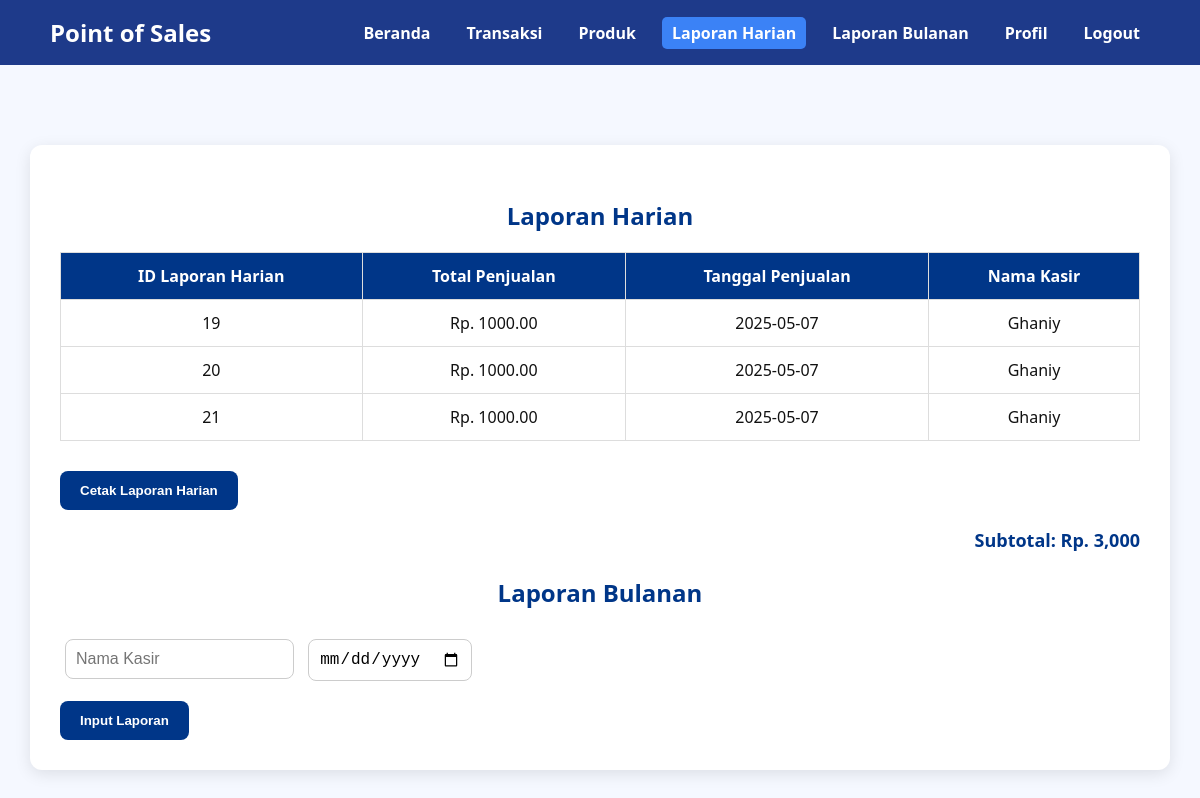
Screenshot of /laporan_harian.php with the database file from the repository.
### tables this page shows
CREATE TABLE `laporan_harian` (
  `id_laporan_harian` int(50) NOT NULL,
  `total_penjualan` decimal(10,2) NOT NULL,
  `tanggal_penjualan` date NOT NULL,
  `nama_kasir` varchar(255) NOT NULL,
  `id_user` int(50) NOT NULL
);

### laporan_harian.php (the view, shortened to what this page needs)
<?php
include 'koneksi.php';
$laporan = "SELECT * FROM laporan_harian";
$perintahlaporan = mysqli_query($koneksi, $laporan);
?>
<!DOCTYPE html>
<html lang="en">
<head>
    <link rel="stylesheet" href="css/navbar.css">
    <link rel="stylesheet" href="css/laporan.css">
</head>
<body>
<div class="navbar">
  <div class="nav-container">
    <div class="brand">Point of Sales</div>
    <div class="nav-links">
      <a href="home.php">Beranda</a>
      <a href="transaksi.php">Transaksi</a>
      <a href="produk.php">Produk</a>
      <a href="laporan_harian.php" class="active">Laporan Harian</a>
      <a href="laporan_bulanan.php">Laporan Bulanan</a>
      <a href="companyprofile.php">Profil</a>
      <a href="logout.php">Logout</a>
    </div>
  </div>
</div>
    <div class="laporanharian">
        <h3 class="judulharian">Laporan Harian</h3>
        <table border="1">
            <thead>
                <tr>
                    <th>ID Laporan Harian</th>
                    <th>Total Penjualan</th>
                    <th>Tanggal Penjualan</th>
                    <th>Nama Kasir</th>
                </tr>
            </thead>
            <tbody>
                <tr>
                    <?php while ($tampilkanlaporan = mysqli_fetch_assoc($perintahlaporan)) { ?>
                        <td><?= $tampilkanlaporan['id_laporan_harian']; ?></td>
                        <td>Rp. <?= $tampilkanlaporan['total_penjualan']; ?></td>
                        <td><?= $tampilkanlaporan['tanggal_penjualan']; ?></td>
                        <td><?= $tampilkanlaporan['nama_kasir']; ?></td>
                </tr>
            </tbody>
        <?php } ?>
        </table>
        <button onclick='window.location.href="./struklaporanharian.php"'>Cetak Laporan Harian</button>
        <?php
        $subtotal = "SELECT SUM(total_penjualan) AS total FROM laporan_harian";
        $perintahsub = mysqli_query($koneksi, $subtotal);
        $mintasub = mysqli_fetch_assoc($perintahsub);
        ?>
        <p>Subtotal: Rp. <?= number_format($mintasub['total'], 0, 2) ?></p>
        <h3 class="judulbulan">Laporan Bulanan</h3>
        <form action="" method="post">
            <input type="text" name="nama_kasir" placeholder="Nama Kasir">
            <input type="date" name="tanggal_penjualan"><br>
            <button type="submit" name="inputlaporanbulanan">Input Laporan</button>
        </form>
    </div>
</body>
</html>

### css/navbar.css (style rules this page uses)
body { margin: 0; font-family: "Segoe UI", sans-serif; background-color: #f0f4ff; color: #111; }
.navbar { background-color: #1e3a8a; color: white; padding: 1rem; }
.nav-container { max-width: 1100px; margin: auto; display: flex; justify-content: space-between; align-items: center; }
.nav-container .brand { font-weight: bold; font-size: 1.5rem; }
.nav-links { display: flex; gap: 1rem; }
.nav-links a { color: white; text-decoration: none; font-weight: bold; padding: 5px 10px; border-radius: 5px; }
.nav-links a:hover, .nav-links .active { background-color: #3b82f6; }

### css/laporan.css (style rules this page uses)
body { font-family: 'Segoe UI', Tahoma, Geneva, Verdana, sans-serif; background-color: #f5f8ff; margin: 0; padding: 0; }
.laporanharian { max-width: 90%; margin: 80px auto; background-color: #ffffff; padding: 30px; border-radius: 12px; box-shadow: 0 4px 16px rgba(0, 0, 0, 0.1); }
.judulharian, .judulbulan { text-align: center; font-size: 24px; color: #003688; margin-bottom: 20px; }
table { width: 100%; border-collapse: collapse; margin-bottom: 20px; }
table th, table td { padding: 12px 16px; border: 1px solid #ddd; text-align: center; font-size: 16px; }
table th { background-color: #003688; color: white; }
button { display: inline-block; padding: 12px 20px; margin-top: 10px; background-color: #003688; color: white; font-weight: bold; border: none; border-radius: 8px; cursor: pointer; transition: 0.3s; }
input[type="text"], input[type="date"] { padding: 10px; margin: 10px 5px; border-radius: 8px; border: 1px solid #ccc; font-size: 16px; }
p { font-size: 18px; font-weight: bold; text-align: right; color: #003688; }

### rows the page displays
laporan_harian: id_laporan_harian "19", total_penjualan "1000.00", tanggal_penjualan "2025-05-07", nama_kasir "Ghaniy"
laporan_harian: id_laporan_harian "20", total_penjualan "1000.00", tanggal_penjualan "2025-05-07", nama_kasir "Ghaniy"
laporan_harian: id_laporan_harian "21", total_penjualan "1000.00", tanggal_penjualan "2025-05-07", nama_kasir "Ghaniy"

### other values shown
$mintasub['total'] "3,000"
